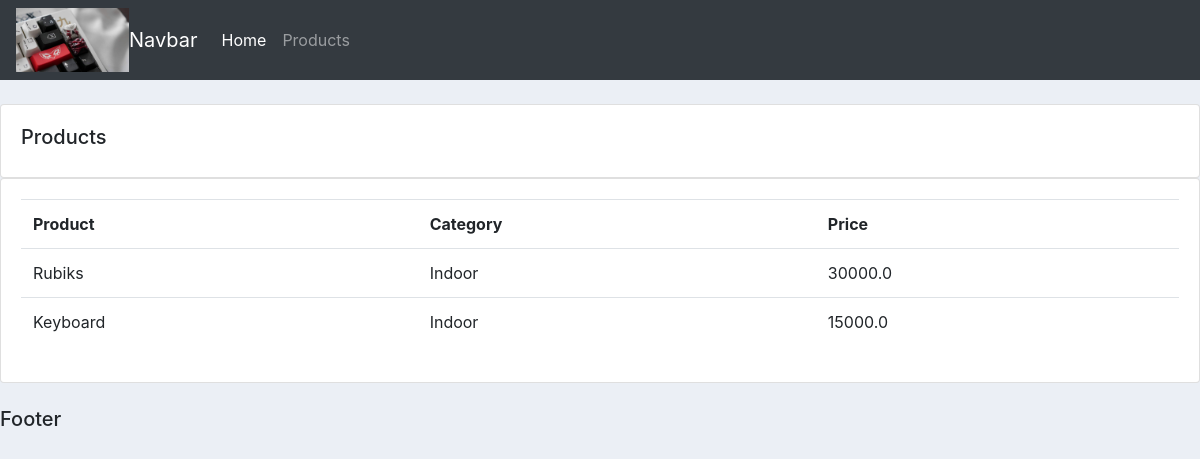
Screenshot of /products/ with the database file from the repository.
### account/models.py (models this page shows, shortened)
class Product(models.Model):
    CATEGORY = {
        ('Indoor', 'Indoor'),
        ('Outdoor', 'Outdoor'),
    }
    name = models.CharField(max_length=100, null=True)
    price = models.FloatField(null=True)
    category = models.CharField(max_length=100, null=True, choices=CATEGORY)
    description = models.CharField(max_length=100, null=True, blank=True)
    date_creation = models.DateTimeField(auto_now_add=True)
    tag = models.ManyToManyField(Tag)

### account/views.py (the view)
# urls.py: path('products/', views.products, name="products"),
def products(request):
    product = Product.objects.all()
    return render(request, 'account/products.html', {'products': product})

### account/templates/account/products.html
{% extends 'account/main.html' %}
{% block content %}
<br>
<div class="row">
    <div class="col-md">
        <div class="card card-body">
            <h5>Products</h5>
        </div>
        <div class="card card-body">
            <table class="table">
                <tr>
                    <th>Product</th>
                    <th>Category</th>
                    <th>Price</th>
                </tr>
                {% for i in products %}
                <tr>
                    <td>{{i.name}}</td>
                    <td>{{i.category}}</td>
                    <td>{{i.price}}</td>
                </tr>
                {% endfor %}
            </table>
        </div>
    </div>
</div>
{% endblock content %}

### static/css/main.css (style rules this page uses)
body { background-color: #ebeff5; }

### rows the page displays
Product: name "Rubiks", category "Indoor", price "30000.0"
Product: name "Keyboard", category "Indoor", price "15000.0"
